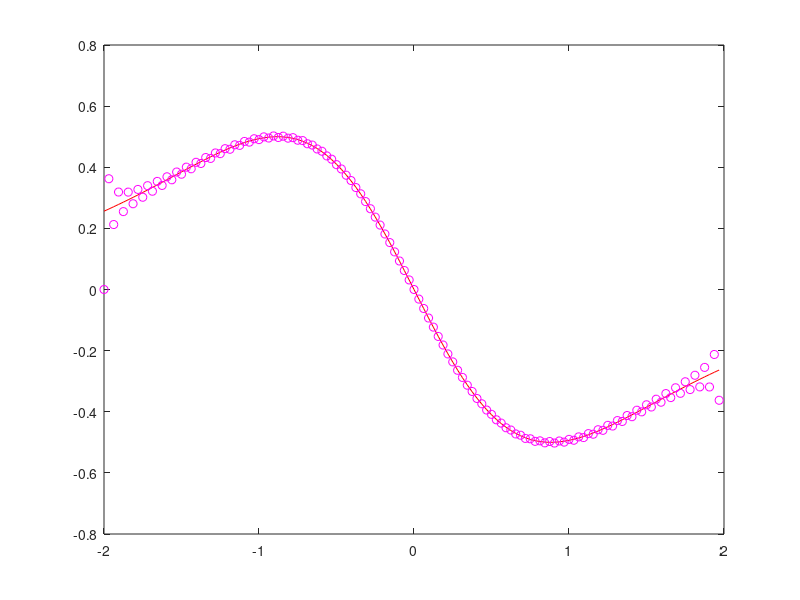

This figure's MATLAB source:
clear all; close all; clc;

L=4;#20;
n=128;

x2=linspace(-L/2,L/2,n+1); x=x2(1:n);

# Frequencies
k=(2*pi/L)*[0:n/2-1 -n/2:-1];

u=sech(x); #function
ud=-sech(x).*tanh(x); #first deriv (exact)
u2d=sech(x)-2*sech(x).^3;#second deriv (exact)

ut=fft(u); # Fourier Transform

uds=ifft( (i*k).*ut ); # Approximate first deriv
u2ds=ifft( (i*k).^2.*ut ); # Approximate second deriv

ks=fftshift(k);
# X axis is Frequencies
#plot(ks,abs(fftshift(ut)))
plot(x,ud,'r', x,uds,'mo');
# ^^^ Plots the strength of each frequency

